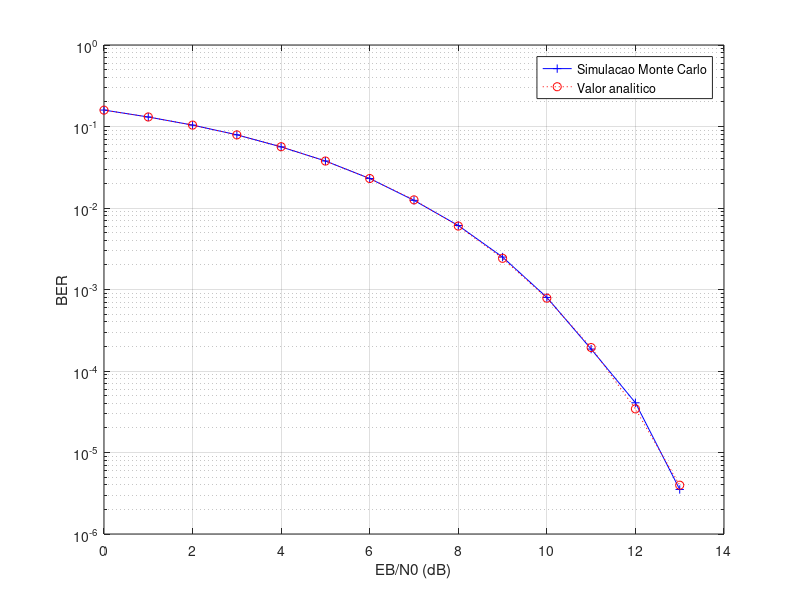

Source code (MATLAB):
clear all;
clc;
close all;


nbits_max=10^6; %nr total de bits a serem transmitidos na simulacao
nerr_max=100; %nr total de erros para parar a simulacao

EBN0db_v=(0:1:13); %vetor de EB/N0 em dB a ser simulado
BER_v=zeros(length(EBN0db_v),1); %vetor de valores de BER
teoBER_v=BER_v; %vetor com os valores analiticos da BER

for ii=1:length(EBN0db_v)
    
    EBN0db=EBN0db_v(ii);
    disp(['iniciando EB/N0 = ' int2str(EBN0db) 'dB'] );
    
    EBN0=10^(EBN0db/10);
    %obs - considerando Eb=1, N0=1/EBN0
    N0=1/EBN0;
    sigma2=N0/2;
    
    nerr=0; nbits=0;
    while nerr<=nerr_max || nbits<=nbits_max
        
        bits_v=randi(2,1000,1)-1; %vetor de bits (0/1) a ser transmitido
        signal_v=sqrt(2)*bits_v; %Sinal modulado - constelacao PAM On-Off
        n_v=sqrt(sigma2)*randn(1000,1); %vetor de amostras de ruido AWGN
        rsig_v=signal_v+n_v;
        
        rbits_v=(sign(rsig_v-0.5*sqrt(2))+1)/2; %decisor de limiar l=sqrt(2)/2
        
        nbits=nbits+1000; %atualiza o nr de bits transmitido
        nerr=nerr+sum(abs(bits_v-rbits_v)); %atualiza o nr de erros
       
    end
    BER_v(ii,1)=nerr/nbits; %estimativa real
    teoBER_v(ii,1)=qfunc(sqrt(EBN0)); %estimativa teorica 
end

figure(1);
semilogy(EBN0db_v,BER_v,'b+-');
hold on;
semilogy(EBN0db_v,teoBER_v,'ro:');
xlabel('EB/N0 (dB)');
ylabel('BER');
legend('Simulacao Monte Carlo','Valor analitico');
grid();
